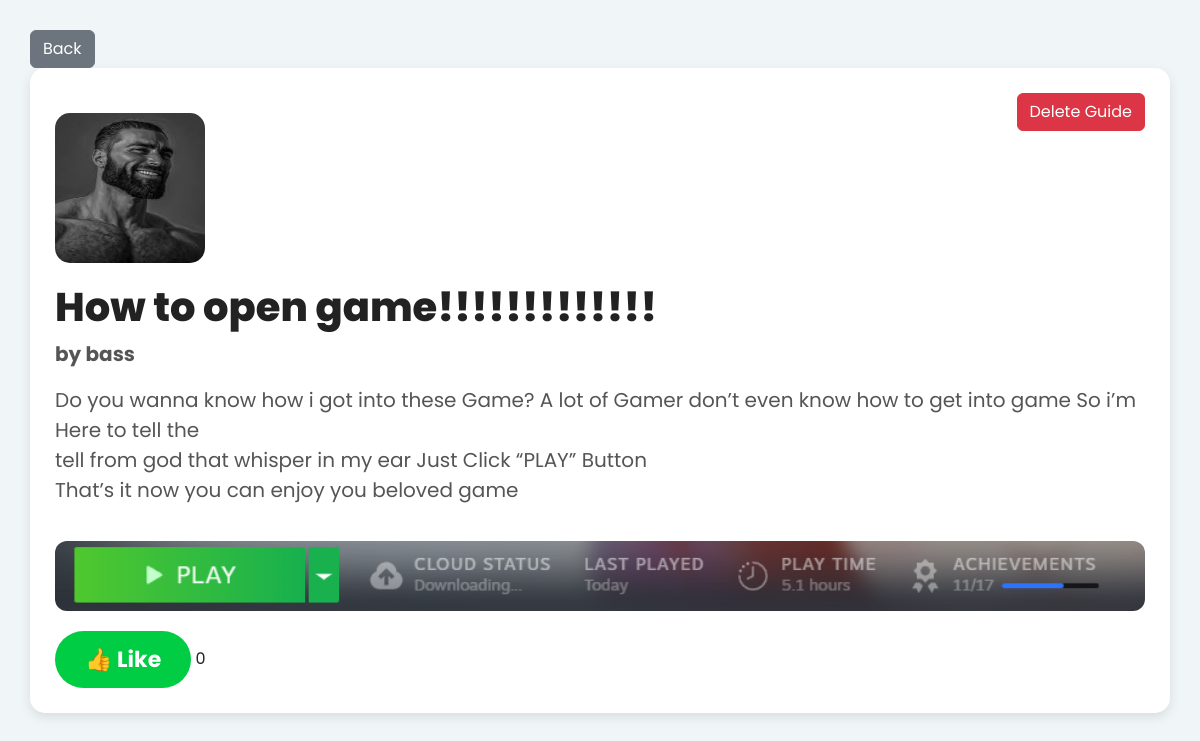
/admin/guide_adminpage.php?guide_id=1, run on an earlier commit of the app's database.
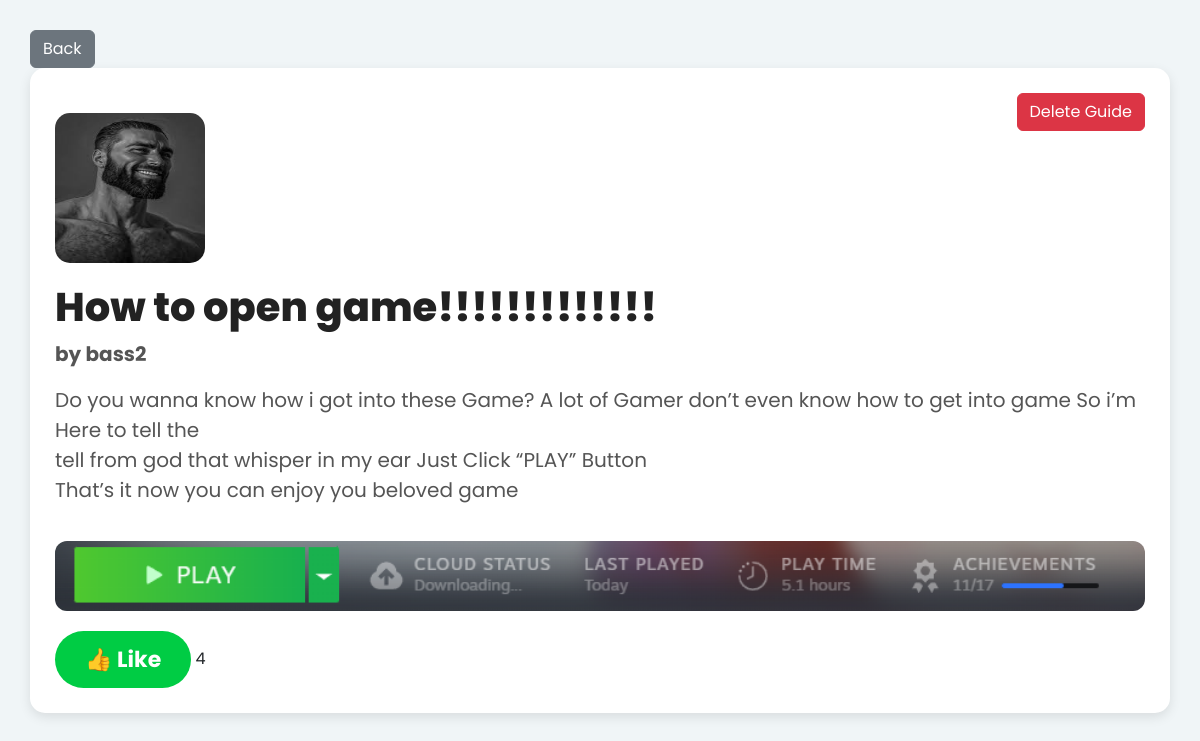
And on a later commit of the database.
### tables this page shows
CREATE TABLE `guide` (
  `guide_id` bigint(20) NOT NULL,
  `guidename` varchar(255) NOT NULL,
  `guideprofile` varchar(255) DEFAULT NULL,
  `guiderating` int(11) DEFAULT 0,
  `guideimage` varchar(255) DEFAULT NULL,
  `guidedescription` text DEFAULT NULL,
  `user_id` bigint(20) NOT NULL,
  `game_id` bigint(20) NOT NULL
);

CREATE TABLE `users` (
  `id` bigint(20) NOT NULL,
  `user_id` bigint(20) NOT NULL,
  `user_name` varchar(100) NOT NULL,
  `password` varchar(100) NOT NULL,
  `date` timestamp NOT NULL DEFAULT current_timestamp() ON UPDATE current_timestamp(),
  `image` varchar(250) NOT NULL,
  `county` varchar(100) NOT NULL,
  `user_email` varchar(300) NOT NULL,
  `bio` text NOT NULL,
  `x` varchar(255) NOT NULL,
  `facebook` varchar(255) NOT NULL,
  `instagram` varchar(255) NOT NULL,
  `youtube` varchar(255) NOT NULL,
  `background_image` varchar(255) DEFAULT NULL
);

### admin/guide_adminpage.php (the view, shortened to what this page needs)
<?php
include("../connection.php");
$guide_id = intval($_GET['guide_id']);
$guide_query = "SELECT g.guide_id, g.guidename, g.guideprofile, g.guidedescription, g.guideimage, g.guiderating, u.user_name FROM guide g JOIN users u ON g.user_id = u.id WHERE g.guide_id = ?";
$stmt = $con->prepare($guide_query);
$stmt->bind_param("i", $guide_id);
$stmt->execute();
$guide_result = $stmt->get_result();
$guide = $guide_result->fetch_assoc();
?>
<!DOCTYPE html>
<html lang="en">
<head>
    <link href="https://cdn.jsdelivr.net/npm/bootstrap@5.3.2/dist/css/bootstrap.min.css" rel="stylesheet">
</head>
<body>
    <button onclick="history.back()" class="btn btn-secondary">Back</button>
    <div class="container">
        <form action="delete_guide.php" method="POST" onsubmit="return confirm('Are you sure to delete this guide?');">
            <button type="submit" class="btn btn-danger" style="float: right;">Delete Guide</button>
        </form>
        <?php if (!empty($guide['guideprofile'])): ?>
            <img src="../uploads/<?php echo htmlspecialchars($guide['guideprofile']); ?>" alt="Guide Profile Image"
                class="guide-image" style="width: 150px; height: 150px; border-radius: 10%;">
        <?php endif; ?>
        <h1><?php echo htmlspecialchars($guide['guidename']); ?></h1>
        <p><strong>by <?php echo htmlspecialchars($guide['user_name']); ?></strong></p>
        <p><?php echo nl2br(htmlspecialchars($guide['guidedescription'])); ?></p>
        <?php if (!empty($guide['guideimage'])): ?>
            <img src="../uploads/<?php echo htmlspecialchars($guide['guideimage']); ?>" alt="Guide Image"
                class="guide-image">
        <?php endif; ?>
        <button id="like-btn" class="btn btn-primary" onclick="likeGuide(<?php echo $guide_id; ?>)">👍 Like</button>
        <span id="like-count"> <?php echo (int) $guide['guiderating']; ?> </span>
    </div>
</body>
</html>

### admin/guide_adminpage.php (style rules this page uses)
body { font-family: 'Poppins', sans-serif; background-color: #f0f5f7; padding: 30px; }
.container { background: white; padding: 25px; border-radius: 15px; box-shadow: 0px 4px 12px rgba(0, 0, 0, 0.1); }
h1 { font-size: 40px; font-weight: 800; color: #222; }
p { font-size: 20px; color: #555; }
.guide-image { width: 100%; height: auto; border-radius: 12px; margin: 20px 0; }
.btn-primary { background-color: #00cc44; color: white; padding: 12px 30px; font-size: 22px; font-weight: bold; border-radius: 50px; cursor: pointer; border: none; }

What changed in the data, as far as the page shows it:
changed guide "How to open game!!!!!!!!!!!!!": user.user_name "bass" → "bass2"; guiderating "0" → "4"
